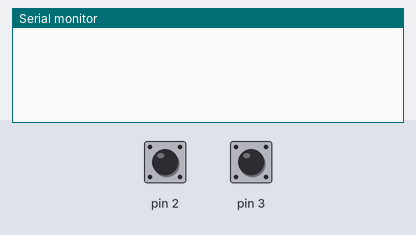
Simulated run of this sketch. Board: Arduino Uno, built with avr-gcc and run on an emulated ATmega328P. Parts: the last lines printed to the serial monitor. The test bench sets the inputs (shaded band); at power-on: pin 2 HIGH, pin 3 HIGH. Storage starts empty; the audio player accepts every command and is not drawn.

Above: at 1.2 s.
1.3 s: pin 2 pulled LOW for 0.15 s
At 2.5 s:
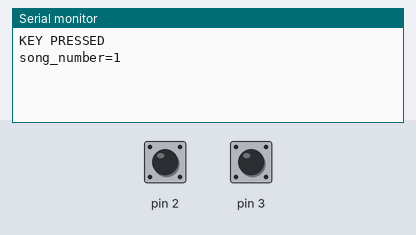
2.9 s: pin 3 pulled LOW for 0.15 s
At 3.4 s:
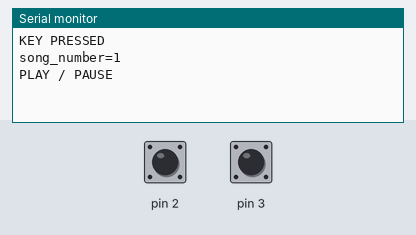
4.5 s: pin 2 pulled LOW for 1 s
At 5.1 s:
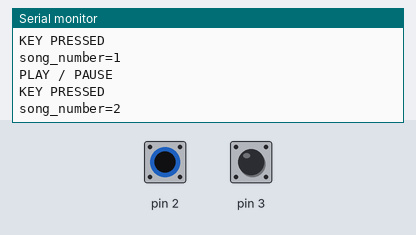

Measured:
- after the input at 1.3 s, the serial monitor: prints a new line at once (image 1)
- after the input at 2.9 s, the serial monitor: prints a new line at once (image 2)
- after the input at 4.5 s, the serial monitor: prints a new line at once (image 3)

The sketch:

less15.ino
```cpp
#include "SD.h"
#include "TMRpcm.h"
#include "SPI.h"
#define SD_ChipSelectPin 4

TMRpcm music;

int song_number = 0;
boolean debounce1 = true;
boolean debounce2 = true;
boolean play_pause;

void setup(){
    music.speakerPin = 9;
    Serial.begin(9600);
    if(!SD.begin(SD_ChipSelectPin)) {
        Serial.println("SD fail");
        return;
    }

    pinMode(2, INPUT_PULLUP);
    pinMode(3, INPUT_PULLUP);
    pinMode(3, INPUT_PULLUP);

    music.setVolume(5);
    music.quality(1);
}

void loop(){
    if(digitalRead(2) ==  LOW && debounce1 == true){
        song_number++;
        if (song_number == 5) {
            song_number == 1;
        }
        debounce1 = false;
        Serial.println("KEY PRESSED");
        Serial.print("song_number=");
        Serial.println(song_number);

        if(song_number == 1){
            music.play("1.wav", 10);
        }

        if(song_number == 2){
            music.play("2.wav", 33);
        }

        if(song_number == 3){
            music.play("3.wav");
        }

        if(song_number == 4){
            music.play("4.wav", 25);
        }
    }

    if(digitalRead(3) == LOW && debounce2 == true){
        music.pause();
        Serial.println("PLAY / PAUSE");
        debounce2 = false;
    }

    if(digitalRead(2) == HIGH){
        debounce1 = true;
    }
    if(digitalRead(3) == HIGH){
        debounce2 = true;
    }
}
```
